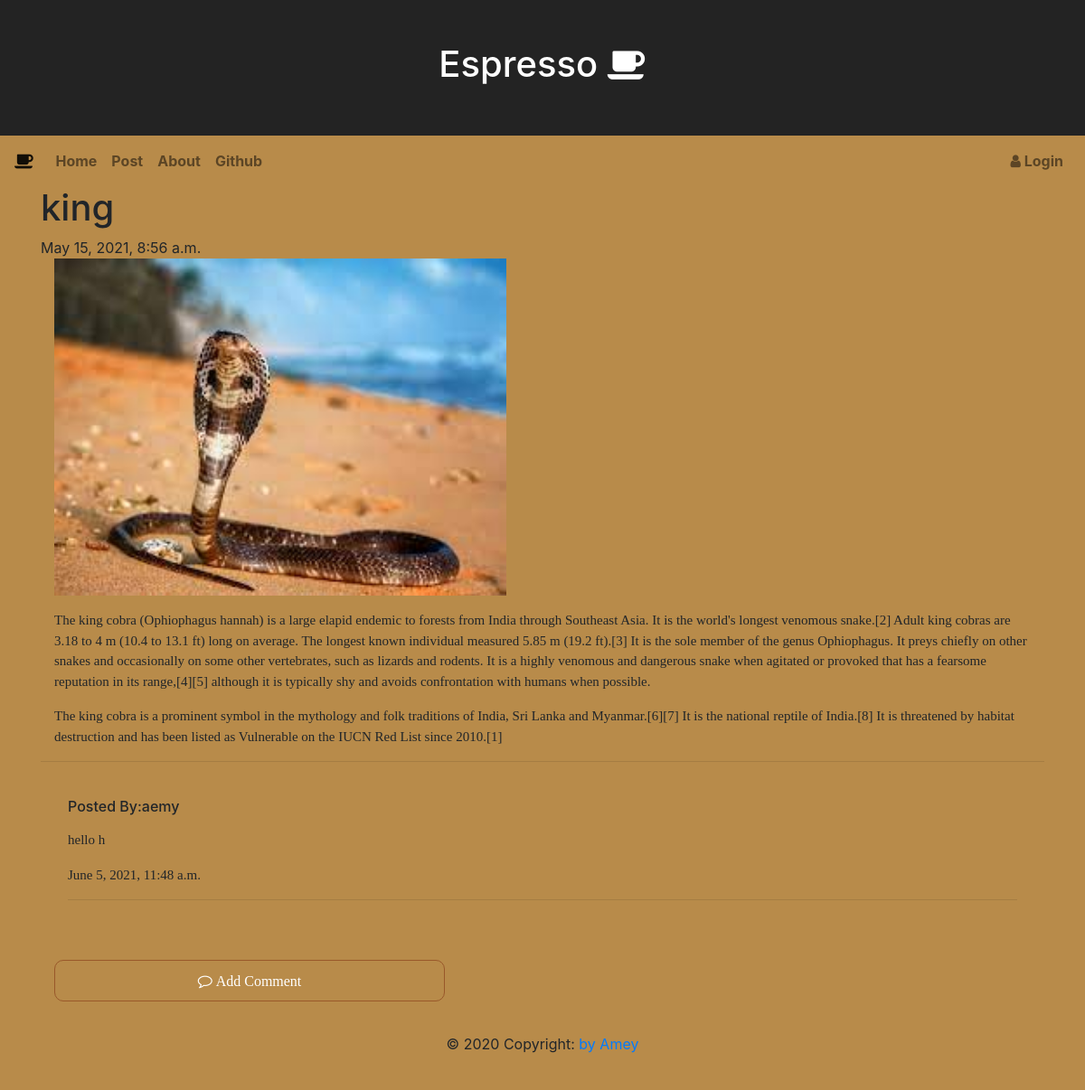
Screenshot of /post/7/ with the database file from the repository.
### first_site/models.py (models this page shows, shortened)
class Post(models.Model):
    author = models.ForeignKey('auth.User',on_delete=models.CASCADE)
    title = models.CharField(max_length=200)
    text = models.TextField()
    image= models.ImageField(upload_to = 'media',blank=True,null=True)
    created_date = models.DateTimeField(default=timezone.now)
    published_date = models.DateTimeField(blank=True,null=True)

class Comment(models.Model):
    post = models.ForeignKey("first_site.Post",on_delete=models.CASCADE,related_name="comments")
    author = models.CharField(max_length=200)
    text = models.TextField()
    created_date = models.DateTimeField(default=timezone.now)
    approved_comment = models.BooleanField(default=False)

### first_site/views.py (the view)
# urls.py: path('post/<int:pk>/',views.PostDetailView.as_view(),name='post_detail'),
class PostDetailView(DetailView):
    model = Post

### first_site/templates/first_site/post_detail.html (shortened to what this page needs)
{% extends 'first_site/base.html' %}
{% block content %}
<div class="container">
  <div class="row">
    <div>
       <h1 class='posttitle'>{{post.title}}</h1>
       {%if post.published_date%}
        <div class="date postdate">
         {{post.published_date}}
        </div>
       {% else %}
       <a class='btn cust_btn' href="{% url 'post_publish' pk=post.pk%}">Publish</a>
      {% endif %}
    </div>
  </div>
</div>
 <div class="container">
   <div class="display_img">
     <img style="width:500px;"src="{{post.image.url}}" alt="">
   </div>
   <p>{{post.text|safe|linebreaks}}</p>
 </div>
<hr>
<div class="container">
 {%for comment in post.comments.all%}
 <br>
   {%if user.is_authenticated or comment.approved_comment%}
      <div class="container">
        <h6>Posted By:{{comment.author}}</h6>
        <p>{{comment.text|safe|linebreaks}}</p>
          <p>{{comment.created_date}}</p>
          <hr>
      </div>
   {% endif %}
  {%endfor%}
    <a class="btn cust_btn" href="{% url 'add_comment_to_post' pk=post.pk %}"><span class='fa fa-comment-o'> Add Comment</span></a>
</div>
{% endblock %}

### first_site/static/css/custom.css (style rules this page uses)
body { background-color: #b88b4a; }
p { font-family: "PT Serif", serif; font-size: 15px; }
.cust_btn { border: 0.1px solid #99582a; background-color: #915b5b; border-radius: 10px; color: white; justify-content: flex-end; }

### first_site/static/css/login.css (style rules this page uses)
body { background-color: #b88b4a; }
.btn { text-align: center; width: 40%; background-color: #b88b4a; margin-top: 50px; padding: 10px 10px; font-family: -apple-system, BlinkMacSystemFont, "Segoe UI", Roboto, Oxygen, Ubuntu, Cantarell, "Open Sans", "Helvetica Neue", sans-serif; font-weight: bold; box-shadow: 0 3rem 4rem 2rem rgba(235, 235, 235, 0); }

### rows the page displays
Post: title "king", published_date "May 15, 2021, 8:56 a.m.", image (picture), text "The king cobra (Ophiophagus hannah) is a large elapid endemic to forests from India through Southeast Asia. It is the world's longest venomous snake.[2] Adult king cobras are 3.18 to 4 m (10.4 to 13.1 ft) long on average. The longest known individual measured 5.85 m (19.2 ft).[3] It is the sole member of the genus Ophiophagus. It preys chiefly on other snakes and occasionally on some other vertebrates, such as lizards and rodents. It is a highly venomous and dangerous snake when agitated or provoked that has a fearsome reputation in its range,[4][5] although it is typically shy and avoids confrontation with humans when possible. The king cobra is a prominent symbol in the mythology and folk…"
Comment: author "aemy", text "hello h", created_date "June 5, 2021, 11:48 a.m."
